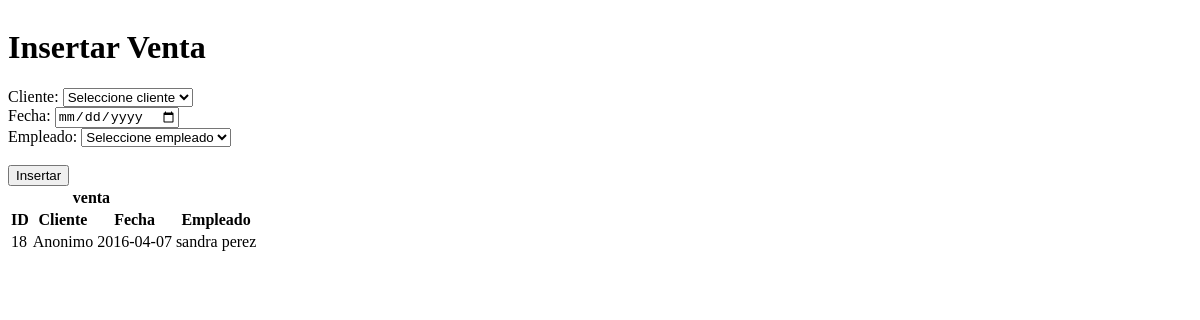
Page /vista/vventa_copia.php on the earlier database version.
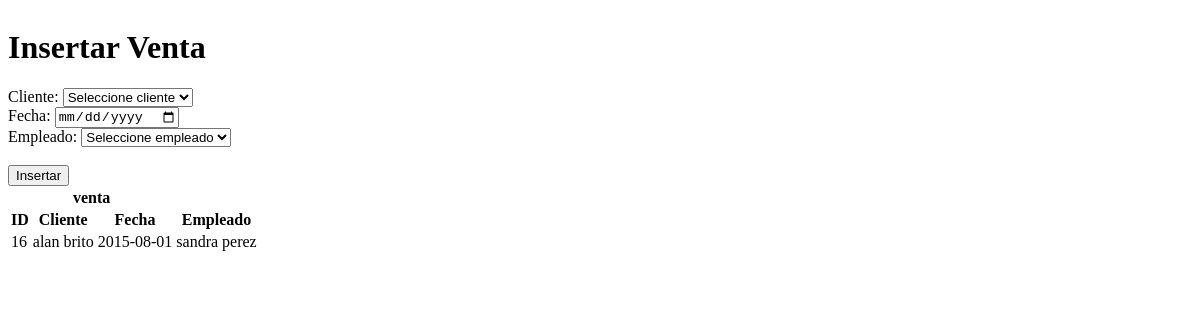
Same page on the later database version.
### tables this page shows
CREATE TABLE IF NOT EXISTS `tbventa` (
  `numero_venta` int(11) NOT NULL,
  `idcliente` int(11) NOT NULL,
  `fecha` date NOT NULL,
  `idempleado` varchar(10) NOT NULL
);

CREATE TABLE IF NOT EXISTS `tbcliente` (
  `idcliente` int(11) NOT NULL,
  `nombre` varchar(50) NOT NULL,
  `telefono` varchar(20) DEFAULT NULL,
  `direccion` varchar(50) DEFAULT NULL,
  `email` varchar(30) DEFAULT NULL,
  `detalle` varchar(10) NOT NULL
);

CREATE TABLE IF NOT EXISTS `tbempleado` (
  `idempleado` varchar(10) NOT NULL,
  `nombre` varchar(50) NOT NULL,
  `sueldo` int(11) NOT NULL,
  `direccion` varchar(50) NOT NULL,
  `ciudad` varchar(30) NOT NULL,
  `telefono_emple` varchar(20) NOT NULL,
  `telefono_refe` varchar(20) NOT NULL,
  `email` varchar(30) DEFAULT NULL,
  `estado` varchar(8) NOT NULL,
  `fecha_ingreso` date NOT NULL
);

### controlador/cventa.php (called while the page is built, shortened)
<?php
	include('modelo/mventa.php');
	$venta = new Mventa();
	$cliente2	= $venta->sel_cliente();
	$empleado2	= $venta->sel_empleado();

### modelo/mventa.php (called while the page is built, shortened)
<?php
	include_once('controlador/conexion.php');
	include_once('functions.php');
	class Mventa extends Funciones
	{
		function consultar_venta()
		{
			$sql = "SELECT * FROM tbventa ORDER BY numero_venta DESC LIMIT 1";
			 return $this->SeleccionDatos($sql);
		}
		function sel_cliente()
		{
            $sql = "SELECT * FROM `tbcliente`";
            return $this->SeleccionDatos($sql);
        }
		function sel_cliente1($idcliente)
		{
			$sql = "SELECT * FROM tbcliente WHERE idcliente='".$idcliente."';";
			return $this->SeleccionDatos($sql);
		}
		function sel_empleado()
		{
            $sql = "SELECT * FROM `tbempleado`";
            return $this->SeleccionDatos($sql);
        }
		function sel_empleado1($idempleado)
		{
			$sql = "SELECT * FROM tbempleado WHERE idempleado='".$idempleado."';";
			return $this->SeleccionDatos($sql);
		}
	}

### modelo/functions.php (called while the page is built, shortened)
<?php
	class Funciones {
        function SeleccionDatos($consulta)
        {
                $conexionBD = new conexion();
                $conexionBD -> conectarBD();
                $datos = $conexionBD -> ejeCon($consulta, 0);
                return $datos;
        }
    }

### controlador/configuracion.php (called while the page is built)
<?php
	$serv_bd = "localhost";
	$usu_bd = "root";
	$pass_bd = "";
	$bd = "bdwold";
?>

### controlador/conexion.php (called while the page is built, shortened)
<?php
	class conexion {
		var $link;
		function conectarBD() {
			include("configuracion.php");
			$this -> link = mysqli_connect ($serv_bd, $usu_bd, $pass_bd);
			$bd2 = mysqli_select_db($this->link,$bd);
		}
		function ejeCon($con, $op) {
			$this -> resultado = mysqli_query($this->link,$con) or die("La consulta fallo: ". mysqli_error($this->link));
			if($op == 0) {
				while ($linea = mysqli_fetch_array($this -> resultado)) {
					$arrayResultado[] = $linea;
				}
			} else {
				$arrayResultado[] = 0;
			}
			$resarr = isset ($arrayResultado) ? $arrayResultado: NULL;
			if($resarr) {
				return $arrayResultado;
			}
		}
	}
?>

### vista/vventa_copia.php (the view, shortened to what this page needs)
<!DOCTYPE html>
<html lang="en">
<head>
    <link rel="stylesheet" href="css/miestilo.css" media="screen">
</head>
<body>
<?php include("controlador/cventa.php"); ?>
<div  class="formulario" >
	<h1>Insertar Venta</h1>
	<form action="" method="POST">
		<div class="form-group col-lg-6">
            <label for="">Cliente:</label>
            <select name="cliente" class="form-control" >
				<option value=0>Seleccione cliente</option>
			</select>
		</div>
		<div class="form-group col-lg-6">
            <label for="">Fecha:</label>
            <input type="date" class="form-control" name="fecha" >
		</div>
		<div class="form-group col-lg-6">
            <label for="">Empleado:</label>
            <select name="empleado" class="form-control" >
				<option value=0>Seleccione empleado</option>
			</select>
		</div>
		<div class="form-city col-lg-6">
			<br>
            <input type="submit" class="btn btn-success" value="Insertar">
        </div>
    </form>
<?php $consultaventa = $venta->consultar_venta(); ?>
	<table class="table">
		<thead>
			<tr>
				<th colspan="3">venta</th>
			</tr>
			<tr>
				<th>ID</th>
				<th>Cliente</th>
				<th>Fecha</th>
				<th>Empleado</th>
		</thead>
		<tbody>
			<?php for($j=0;$j<count($consultaventa);$j++):
				$cliente1 	= $venta->sel_cliente1($consultaventa[$j]['idcliente']);
				$empleado1 	= $venta->sel_empleado1($consultaventa[$j]['idempleado']);
			?>
				<tr>
					<td><?= $consultaventa[$j]['numero_venta'] ?></td>
					<td><?= $cliente1[0]['nombre'] ?></td>
					<td><?= $consultaventa[$j]['fecha'] ?></td>
					<td><?= $empleado1[0]['nombre'] ?></td>
				</tr>
			<?php endfor; ?>
		</tbody>
	</table>
</div>

Differences in the rows shown:
removed tbventa: numero_venta "18", idcliente.nombre "Anonimo", fecha "2016-04-07", idempleado.nombre "sandra perez"
now on this page (row unchanged): tbventa: numero_venta "16", idcliente.nombre "alan brito", fecha "2015-08-01", idempleado.nombre "sandra perez"
